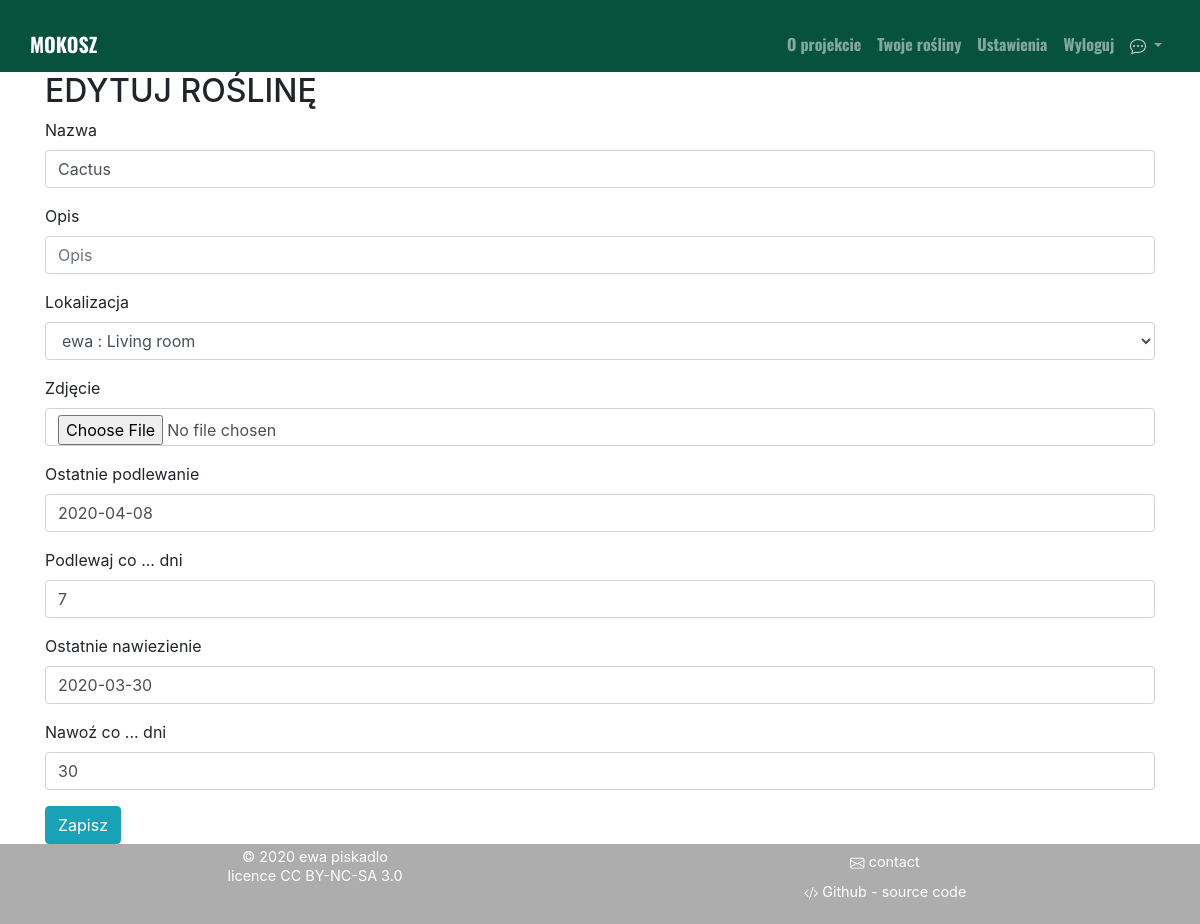
The page /pl/manager/edit/ewa_cactus (signed in) on the database its author committed.
### manager/models.py (models this page shows, shortened)
class Plant(models.Model):
    owner = models.ForeignKey(User, on_delete=models.CASCADE, related_name="user")
    name = models.CharField(_('name'),max_length=30)
    slug = models.SlugField(allow_unicode=True, default="")
    description = models.CharField(_('description'),max_length=256, blank=True, default="")
    location = models.ForeignKey(Location, on_delete=models.CASCADE, related_name='location', verbose_name=_('location'), blank=True, default="")
    plant_image = models.ImageField(_('image'),upload_to='media/plant_pics', blank=True)
    last_water = models.DateField(_('last watered'),default=date.today)
    water_every = models.PositiveIntegerField(
        _('water every'),
        default=7,
        editable=True,
        validators=[MinValueValidator(1),
        MaxValueValidator(60)])
    last_fertilize = models.DateField(_('last fertilized'), default=date.today)
    fertilize_every = models.PositiveIntegerField(
        _('fertilize every'),
        default=30,
        editable=True,
        validators=[MinValueValidator(1),
        MaxValueValidator(60)])
    class Meta:
        verbose_name = _('plant')
        verbose_name_plural = _('plants')
        ordering = ['location']
        unique_together = ['owner', 'name']
    def __str__(self):
        return self.name

### manager/views.py (the view)
# urls.py: path('edit/<slug:slug>', views.PlantEdit.as_view(), name='editPlant'),
class PlantEdit(LoginRequiredMixin, UpdateView):
    model = Plant
    template_name = 'manager/edit_plant.html'
    success_url = ''
    form_class = PlantEditForm
    def get_object(self, *args, **kwargs):
        edited_plant = get_object_or_404(Plant, slug=self.kwargs['slug'])
        print(edited_plant)
        return edited_plant
    def get_form_kwargs(self):
        kwargs = super(PlantEdit, self).get_form_kwargs()
        kwargs.update({'user' : self.request.user})
        return kwargs

### manager/forms.py
class PlantEditForm(ModelForm):
    class Meta:
        model = Plant
        exclude = ['slug', 'owner']
    def __init__(self, *args, **kwargs):
        user = kwargs.pop('user')
        super(PlantEditForm,self).__init__(*args, **kwargs)
        self.fields['location'].queryset = Location.objects.filter(owner=user)

### manager/models.py (called while the page is built)
    def __str__(self):
        return f'{self.owner} : {self.room}'

### manager/templates/manager/edit_plant.html (shortened to what this page needs)
{% extends "base.html" %}
{% load bootstrap4 i18n %}
{% block body_block%}
<div class="container">
    <h2>{% trans "EDIT PLANT" %}</h2>
    <form method="POST">
        {% bootstrap_form form %}
        <input type="submit" class='btn btn-info align-self-center mx-auto' value={% trans "Save" %}>
    </form>
</div>
{% endblock %}

### rows shown on the page
Plant: name "Cactus", location "ewa : Living room", last_water "2020-04-08", water_every "7", last_fertilize "2020-03-30", fertilize_every "30"
